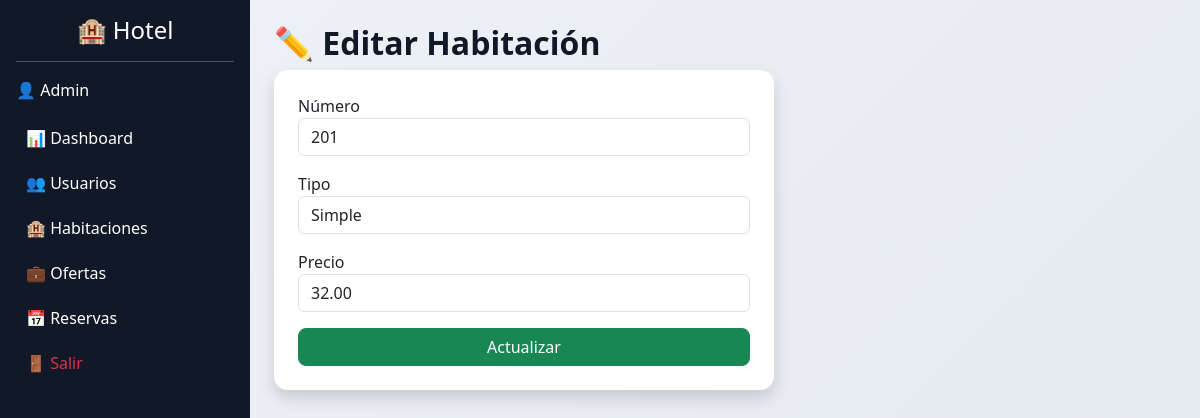
Page /public/edit_room.php?id=1 (signed in) on the committed database.
### tables this page shows
CREATE TABLE IF NOT EXISTS `rooms` (
  `id` int NOT NULL AUTO_INCREMENT,
  `room_number` int NOT NULL,
  `room_type` varchar(50) NOT NULL,
  `room_price` decimal(10,2) NOT NULL,
  `is_available` tinyint(1) DEFAULT '1',
  PRIMARY KEY (`id`),
  UNIQUE KEY `room_number` (`room_number`)
);

### public/edit_room.php (the view, shortened to what this page needs)
<?php
require BASE_PATH . '/config/db.php';
$id = $_GET['id'] ?? null;
$stmt = $conn->prepare("SELECT * FROM rooms WHERE id = ?");
$stmt->execute([$id]);
$room = $stmt->fetch();
include BASE_PATH . '/app/views/layouts/header.php';
include BASE_PATH . '/app/views/layouts/sidebar.php';
?>
<h2>✏️ Editar Habitación</h2>
<form method="POST" class="card p-4 shadow" style="max-width:500px;">
    <div class="mb-3">
        <label>Número</label>
        <input name="room_number" class="form-control" value="<?= $room['room_number'] ?>" required>
    </div>
    <div class="mb-3">
        <label>Tipo</label>
        <input name="room_type" class="form-control" value="<?= $room['room_type'] ?>" required>
    </div>
    <div class="mb-3">
        <label>Precio</label>
        <input name="room_price" type="number" step="0.01" class="form-control" value="<?= $room['room_price'] ?>" required>
    </div>
    <button class="btn btn-success w-100">Actualizar</button>
</form>
<?php include BASE_PATH . '/app/views/layouts/footer.php'; ?>

### assets/css/style.css (style rules this page uses)
body { background-color: #f5f7fa; }
.card { border-radius: 12px; }
body { background: #f4f6f9; }
.card { border-radius: 12px; border: none; }
.btn { border-radius: 8px; }
h1, h2, h3 { font-weight: 600; }
body { background: linear-gradient(135deg, #eef2f7, #e3e8ee); }
.card { border-radius: 14px; box-shadow: 0 8px 20px rgba(0,0,0,0.08); border: none; }
h1, h2, h3 { font-weight: 700; color: #111827; }

### rows in the picture
rooms: room_number "201", room_type "Simple", room_price "32.00"

### other values in the picture
$_SESSION['user']['name'] "Admin"
